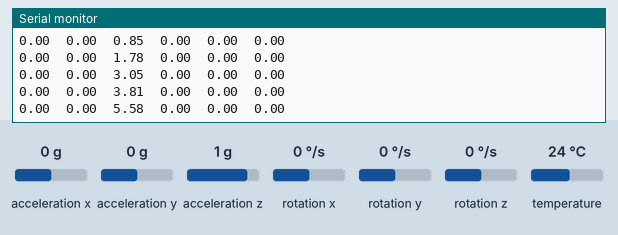
Bench run of a sketch on a simulated Arduino Uno, built with avr-gcc and run on an emulated ATmega328P. Shown: the last lines printed to the serial monitor. Inputs (shaded band) come from the test bench; at power-on: acceleration x 0 g, acceleration y 0 g, acceleration z 1 g, rotation x 0 °/s, rotation y 0 °/s, rotation z 0 °/s, temperature 24 °C.

Above: at 1.2 s.
1.3 s: acceleration x set to -1.4 g
At 1.35 s:
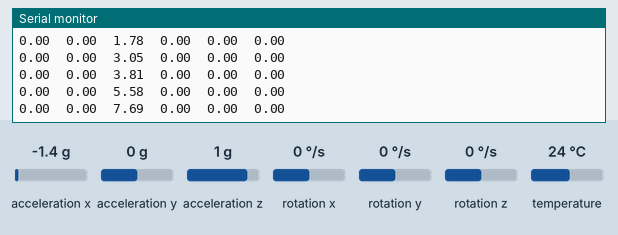
4.3 s: acceleration y set to -1.4 g
At 4.4 s:
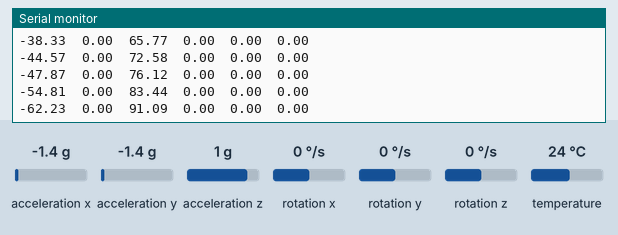
5.8 s: acceleration z set to -1.4 g
At 5.93 s:
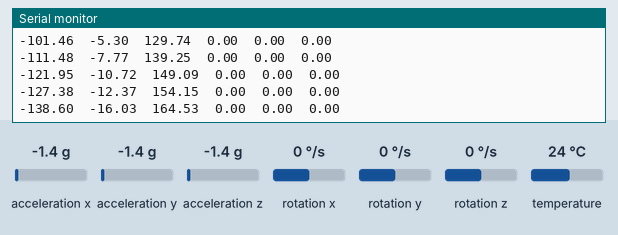
7.3 s: rotation x set to -192 °/s
At 7.3 s:
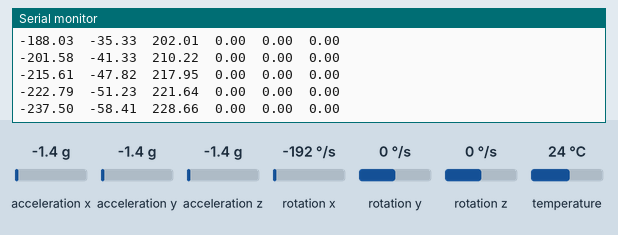
8.8 s: rotation y set to -192 °/s
At 8.83 s:
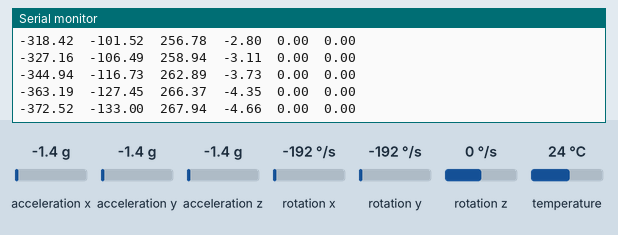
Timing chart, 0 to 11.8 s (numbered marks = the images above; inputs shaded):
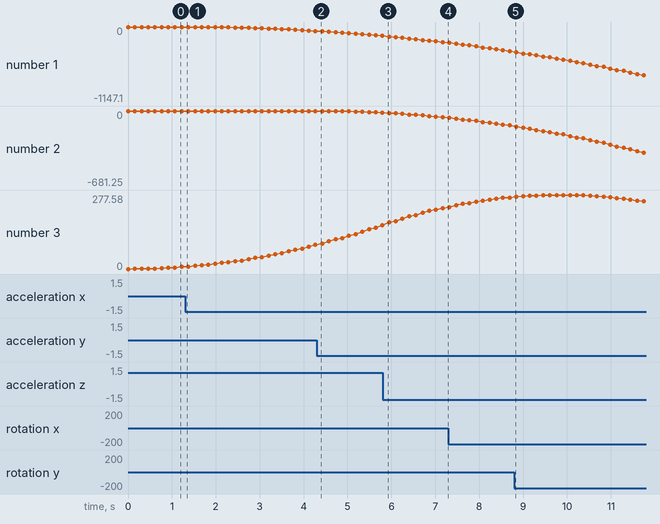

The sketch:

MPU6050_FreeRTOS.ino
```cpp
// Include Arduino FreeRTOS library
#include <Arduino_FreeRTOS.h>
#include <Adafruit_MPU6050.h>
#include <Adafruit_Sensor.h>
#include <Wire.h>

Adafruit_MPU6050 mpu;
Adafruit_Sensor *mpu_temp, *mpu_accel, *mpu_gyro;

typedef struct {
  float temp;
  float accX;
  float accY;
  float accZ;
  float gyroX;
  float gyroY;
  float gyroZ;
} MPU6050;

typedef struct {
  float vX;
  float vY;
  float vZ;
} velocity_imu;

typedef struct {
  float pX;
  float pY;
  float pZ;
  float pgX;
  float pgY;
  float pgZ;
} position_imu;

velocity_imu v_imu;
position_imu p_imu;
MPU6050 mpu6050;

sensors_event_t accel;
sensors_event_t gyro;
sensors_event_t temp;

bool first_exec_pos=true;
float delta_time_pos=0;
unsigned long prev_time_pos;
unsigned long current_time_pos;

void setup() {
  Serial.begin(9600);

  mpu.begin();
  mpu.setGyroRange(MPU6050_RANGE_250_DEG);
  mpu.setAccelerometerRange(MPU6050_RANGE_2_G);
  mpu.setOffsets(-2456,-2104,1798,0,31,-18,-29);

  mpu_temp = mpu.getTemperatureSensor();
  mpu_accel = mpu.getAccelerometerSensor();
  mpu_gyro = mpu.getGyroSensor();

  //mpu.setXGyroOffset(31);
  //mpu.setYGyroOffset(-18);
  //mpu.setZGyroOffset(-29);
  //mpu.setXAccelOffset(-2456);
  //mpu.setYAccelOffset(-2104);
  //mpu.setZAccelOffset(1798);
  xTaskCreate(ReadMPU, "Task1", 200, NULL, 1, NULL);
  xTaskCreate(PrintMPU, "Task2", 200, NULL, 1, NULL);

}

void loop() {
  // put your main code here, to run repeatedly:
}

void ReadMPU() {
  while(1){
    mpu.getEvent(&accel,&gyro,&temp);
    mpu6050.temp = temp.temperature;
    mpu6050.accX = accel.acceleration.x;
    mpu6050.accY = accel.acceleration.y;
    mpu6050.accZ = accel.acceleration.z;
    mpu6050.gyroX = gyro.gyro.x;
    mpu6050.gyroY = gyro.gyro.y;
    mpu6050.gyroZ = gyro.gyro.z;
    estimate_positions();
    vTaskDelay(100 / portTICK_PERIOD_MS);
  }
}


void PrintMPU() {
  while(1){
    //printRawIMU();
    printIntegratedPositions();
    vTaskDelay(10);
  }
}

void printRawIMU(){
    Serial.print(mpu6050.temp);
    Serial.print("\t");
    Serial.print(mpu6050.accX);
    Serial.print("\t");
    Serial.print(mpu6050.accY);
    Serial.print("\t");
    Serial.print(mpu6050.accZ);
    Serial.print("\t");
    Serial.print(mpu6050.gyroX);
    Serial.print("\t");
    Serial.print( mpu6050.gyroY);
    Serial.print("\t");
    Serial.println(mpu6050.gyroZ);
}

void printIntegratedPositions(){

    Serial.print(p_imu.pX);
    Serial.print("\t");
    Serial.print(p_imu.pY);
    Serial.print("\t");
    Serial.print(p_imu.pZ);
    Serial.print("\t");
    Serial.print(p_imu.pgX);
    Serial.print("\t");
    Serial.print(p_imu.pgY);
    Serial.print("\t");
    Serial.print(p_imu.pgZ);
    Serial.print("\t");
    Serial.println();
}

void estimate_positions(){
  if(first_exec_pos){
    v_imu.vX = 0;
    v_imu.vY = 0;
    v_imu.vZ = 0;

    p_imu.pX = 0;
    p_imu.pY = 0;
    p_imu.pZ = 0;
    first_exec_pos=false;
    prev_time_pos=micros();
  }else{
    current_time_pos=micros();
    delta_time_pos=float(current_time_pos-prev_time_pos)/1000000.0; //delta in seconds

    p_imu.pgX = mpu6050.gyroX * delta_time_pos + p_imu.pgX;
    p_imu.pgY = mpu6050.gyroY * delta_time_pos + p_imu.pgY;
    p_imu.pgZ = mpu6050.gyroZ * delta_time_pos + p_imu.pgZ;

    v_imu.vX = mpu6050.accX * delta_time_pos + v_imu.vX;
    v_imu.vY = mpu6050.accY * delta_time_pos + v_imu.vY;
    v_imu.vZ = mpu6050.accZ * delta_time_pos + v_imu.vZ;

    p_imu.pX = v_imu.vX * delta_time_pos + p_imu.pX;
    p_imu.pY = v_imu.vY * delta_time_pos + p_imu.pY;
    p_imu.pZ = v_imu.vZ * delta_time_pos + p_imu.pZ;
  }
  prev_time_pos=current_time_pos;
}
```

Measured:
- plotted number 1: 0 → -62.23 after the input at 1.3 s, -62.23 → -138.6 after the input at 4.3 s, -237.5 → -372.52 after the input at 7.3 s, -372.52 → -1147.1 after the input at 8.8 s
- plotted number 2: 0 → -16.03 after the input at 4.3 s, -58.41 → -133 after the input at 7.3 s, -133 → -681.25 after the input at 8.8 s
- plotted number 3: 91.09 → 164.53 after the input at 4.3 s, 164.53 → 228.66 after the input at 5.8 s, 267.94 → 146.19 after the input at 8.8 s
